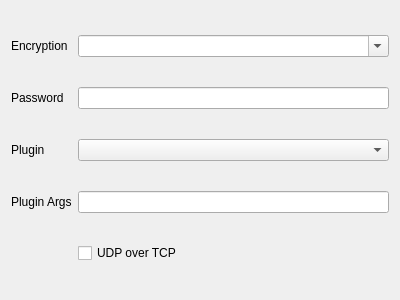
<?xml version="1.0" encoding="UTF-8"?>
<ui version="4.0">
 <class>EditShadowSocks</class>
 <widget class="QWidget" name="EditShadowSocks">
  <property name="geometry">
   <rect>
    <x>0</x>
    <y>0</y>
    <width>400</width>
    <height>300</height>
   </rect>
  </property>
  <property name="windowTitle">
   <string notr="true">Form</string>
  </property>
  <layout class="QGridLayout" name="gridLayout">
   <item row="0" column="1">
    <widget class="QComboBox" name="method">
     <property name="editable">
      <bool>true</bool>
     </property>
    </widget>
   </item>
   <item row="1" column="1">
    <widget class="MyLineEdit" name="password"/>
   </item>
   <item row="2" column="0">
    <widget class="QLabel" name="plugin_l">
     <property name="text">
      <string>Plugin</string>
     </property>
    </widget>
   </item>
   <item row="0" column="0">
    <widget class="QLabel" name="label">
     <property name="text">
      <string>Encryption</string>
     </property>
    </widget>
   </item>
   <item row="3" column="0">
    <widget class="QLabel" name="plugin_opts_l">
     <property name="text">
      <string>Plugin Args</string>
     </property>
    </widget>
   </item>
   <item row="3" column="1">
    <widget class="MyLineEdit" name="plugin_opts"/>
   </item>
   <item row="1" column="0">
    <widget class="QLabel" name="label_5">
     <property name="text">
      <string>Password</string>
     </property>
    </widget>
   </item>
   <item row="2" column="1">
    <widget class="QComboBox" name="plugin">
     <item>
      <property name="text">
       <string notr="true"/>
      </property>
     </item>
     <item>
      <property name="text">
       <string notr="true">obfs-local</string>
      </property>
     </item>
     <item>
      <property name="text">
       <string notr="true">v2ray-plugin</string>
      </property>
     </item>
    </widget>
   </item>
   <item row="4" column="1">
    <widget class="QCheckBox" name="uot">
     <property name="text">
      <string>UDP over TCP</string>
     </property>
    </widget>
   </item>
  </layout>
 </widget>
 <customwidgets>
  <customwidget>
   <class>MyLineEdit</class>
   <extends>QLineEdit</extends>
   <header>include/ui/utils/MyLineEdit.h</header>
  </customwidget>
 </customwidgets>
 <tabstops>
  <tabstop>method</tabstop>
  <tabstop>password</tabstop>
  <tabstop>plugin</tabstop>
  <tabstop>plugin_opts</tabstop>
 </tabstops>
 <resources/>
 <connections/>
</ui>
